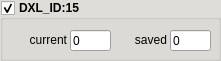
  <widget class="QGroupBox" name="Group_ID15">
   <property name="geometry">
    <rect>
     <x>400</x>
     <y>350</y>
     <width>221</width>
     <height>61</height>
    </rect>
   </property>
   <property name="palette">
    <palette>
     <active>
      <colorrole role="Button">
       <brush brushstyle="SolidPattern">
        <color alpha="255">
         <red>247</red>
         <green>247</green>
         <blue>247</blue>
        </color>
       </brush>
      </colorrole>
      <colorrole role="Light">
       <brush brushstyle="SolidPattern">
        <color alpha="255">
         <red>255</red>
         <green>255</green>
         <blue>220</blue>
        </color>
       </brush>
      </colorrole>
      <colorrole role="BrightText">
       <brush brushstyle="SolidPattern">
        <color alpha="255">
         <red>119</red>
         <green>118</green>
         <blue>123</blue>
        </color>
       </brush>
      </colorrole>
      <colorrole role="Base">
       <brush brushstyle="SolidPattern">
        <color alpha="255">
         <red>255</red>
         <green>255</green>
         <blue>255</blue>
        </color>
       </brush>
      </colorrole>
      <colorrole role="Window">
       <brush brushstyle="SolidPattern">
        <color alpha="255">
         <red>222</red>
         <green>221</green>
         <blue>218</blue>
        </color>
       </brush>
      </colorrole>
      <colorrole role="AlternateBase">
       <brush brushstyle="SolidPattern">
        <color alpha="255">
         <red>247</red>
         <green>247</green>
         <blue>247</blue>
        </color>
       </brush>
      </colorrole>
      <colorrole role="ToolTipBase">
       <brush brushstyle="SolidPattern">
        <color alpha="255">
         <red>255</red>
         <green>255</green>
         <blue>220</blue>
        </color>
       </brush>
      </colorrole>
      <colorrole role="PlaceholderText">
       <brush brushstyle="SolidPattern">
        <color alpha="128">
         <red>0</red>
         <green>0</green>
         <blue>0</blue>
        </color>
       </brush>
      </colorrole>
     </active>
     <inactive>
      <colorrole role="Button">
       <brush brushstyle="SolidPattern">
        <color alpha="255">
         <red>247</red>
         <green>247</green>
         <blue>247</blue>
        </color>
       </brush>
      </colorrole>
      <colorrole role="Light">
       <brush brushstyle="SolidPattern">
        <color alpha="255">
         <red>255</red>
         <green>255</green>
         <blue>220</blue>
        </color>
       </brush>
      </colorrole>
      <colorrole role="BrightText">
       <brush brushstyle="SolidPattern">
        <color alpha="255">
         <red>119</red>
         <green>118</green>
         <blue>123</blue>
        </color>
       </brush>
      </colorrole>
      <colorrole role="Base">
       <brush brushstyle="SolidPattern">
        <color alpha="255">
         <red>255</red>
         <green>255</green>
         <blue>255</blue>
        </color>
       </brush>
      </colorrole>
      <colorrole role="Window">
       <brush brushstyle="SolidPattern">
        <color alpha="255">
         <red>222</red>
         <green>221</green>
         <blue>218</blue>
        </color>
       </brush>
      </colorrole>
      <colorrole role="AlternateBase">
       <brush brushstyle="SolidPattern">
        <color alpha="255">
         <red>247</red>
         <green>247</green>
         <blue>247</blue>
        </color>
       </brush>
      </colorrole>
      <colorrole role="ToolTipBase">
       <brush brushstyle="SolidPattern">
        <color alpha="255">
         <red>255</red>
         <green>255</green>
         <blue>220</blue>
        </color>
       </brush>
      </colorrole>
      <colorrole role="PlaceholderText">
       <brush brushstyle="SolidPattern">
        <color alpha="128">
         <red>0</red>
         <green>0</green>
         <blue>0</blue>
        </color>
       </brush>
      </colorrole>
     </inactive>
     <disabled>
      <colorrole role="Button">
       <brush brushstyle="SolidPattern">
        <color alpha="255">
         <red>247</red>
         <green>247</green>
         <blue>247</blue>
        </color>
       </brush>
      </colorrole>
      <colorrole role="Light">
       <brush brushstyle="SolidPattern">
        <color alpha="255">
         <red>255</red>
         <green>255</green>
         <blue>220</blue>
        </color>
       </brush>
      </colorrole>
      <colorrole role="BrightText">
       <brush brushstyle="SolidPattern">
        <color alpha="255">
         <red>119</red>
         <green>118</green>
         <blue>123</blue>
        </color>
       </brush>
      </colorrole>
      <colorrole role="Base">
       <brush brushstyle="SolidPattern">
        <color alpha="255">
         <red>222</red>
         <green>221</green>
         <blue>218</blue>
        </color>
       </brush>
      </colorrole>
      <colorrole role="Window">
       <brush brushstyle="SolidPattern">
        <color alpha="255">
         <red>222</red>
         <green>221</green>
         <blue>218</blue>
        </color>
       </brush>
      </colorrole>
      <colorrole role="AlternateBase">
       <brush brushstyle="SolidPattern">
        <color alpha="255">
         <red>247</red>
         <green>247</green>
         <blue>247</blue>
        </color>
       </brush>
      </colorrole>
      <colorrole role="ToolTipBase">
       <brush brushstyle="SolidPattern">
        <color alpha="255">
         <red>255</red>
         <green>255</green>
         <blue>220</blue>
        </color>
       </brush>
      </colorrole>
      <colorrole role="PlaceholderText">
       <brush brushstyle="SolidPattern">
        <color alpha="128">
         <red>0</red>
         <green>0</green>
         <blue>0</blue>
        </color>
       </brush>
      </colorrole>
     </disabled>
    </palette>
   </property>
   <property name="font">
    <font>
     <weight>75</weight>
     <bold>true</bold>
    </font>
   </property>
   <property name="autoFillBackground">
    <bool>true</bool>
   </property>
   <property name="title">
    <string>DXL_ID:15</string>
   </property>
   <property name="checkable">
    <bool>true</bool>
   </property>
   <widget class="QLabel" name="label_12">
    <property name="geometry">
     <rect>
      <x>100</x>
      <y>30</y>
      <width>67</width>
      <height>20</height>
     </rect>
    </property>
    <property name="font">
     <font>
      <weight>50</weight>
      <bold>false</bold>
     </font>
    </property>
    <property name="text">
     <string>saved</string>
    </property>
    <property name="alignment">
     <set>Qt::AlignRight|Qt::AlignTrailing|Qt::AlignVCenter</set>
    </property>
    <property name="margin">
     <number>2</number>
    </property>
   </widget>
   <widget class="QLabel" name="label_11">
    <property name="geometry">
     <rect>
      <x>0</x>
      <y>30</y>
      <width>67</width>
      <height>20</height>
     </rect>
    </property>
    <property name="font">
     <font>
      <weight>50</weight>
      <bold>false</bold>
     </font>
    </property>
    <property name="text">
     <string>current</string>
    </property>
    <property name="alignment">
     <set>Qt::AlignRight|Qt::AlignTrailing|Qt::AlignVCenter</set>
    </property>
    <property name="margin">
     <number>2</number>
    </property>
   </widget>
   <widget class="QLineEdit" name="lineEdit_ID15_current">
    <property name="geometry">
     <rect>
      <x>70</x>
      <y>30</y>
      <width>41</width>
      <height>21</height>
     </rect>
    </property>
    <property name="font">
     <font>
      <weight>50</weight>
      <bold>false</bold>
     </font>
    </property>
    <property name="text">
     <string>0</string>
    </property>
   </widget>
   <widget class="QLineEdit" name="lineEdit_ID15_saved">
    <property name="geometry">
     <rect>
      <x>170</x>
      <y>30</y>
      <width>41</width>
      <height>21</height>
     </rect>
    </property>
    <property name="font">
     <font>
      <weight>50</weight>
      <bold>false</bold>
     </font>
    </property>
    <property name="text">
     <string>0</string>
    </property>
   </widget>
  </widget>
